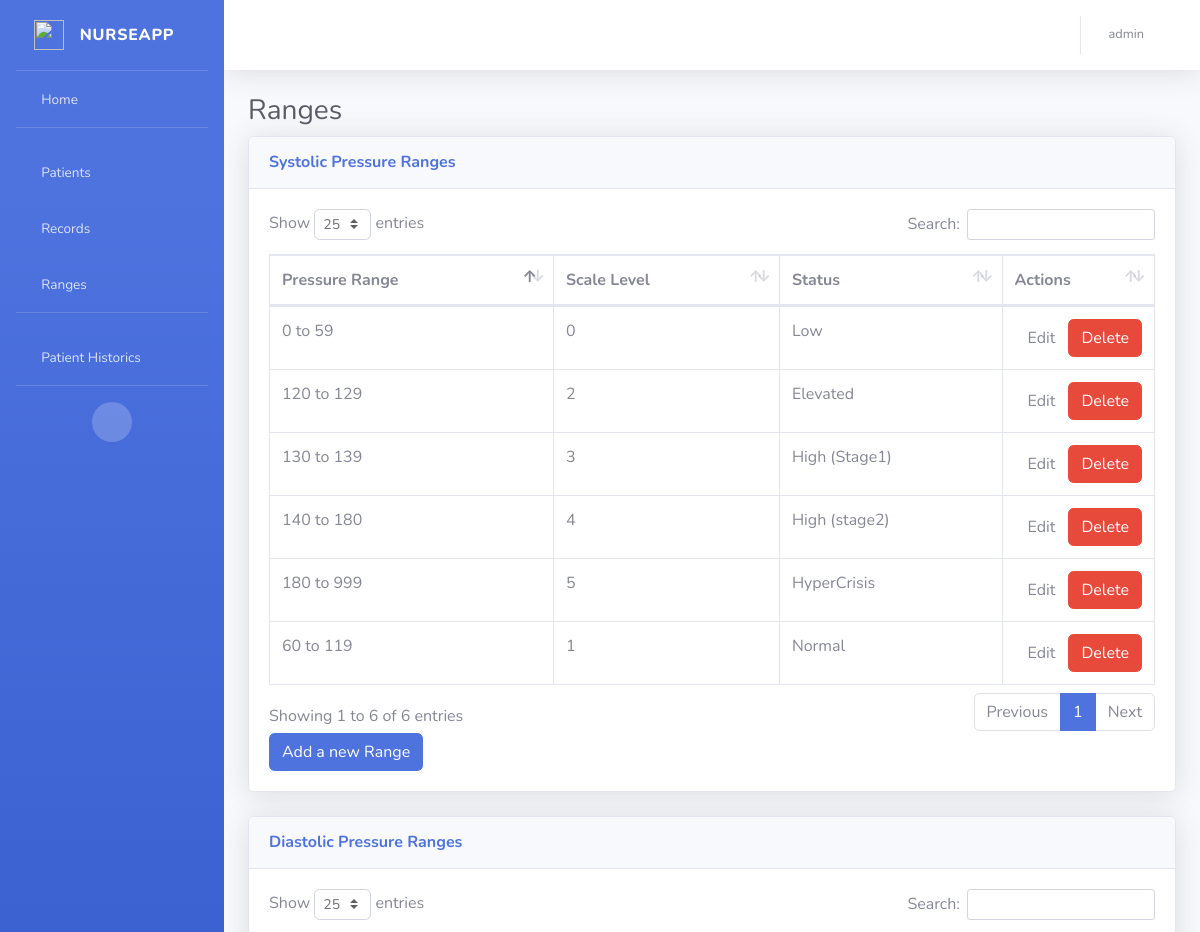
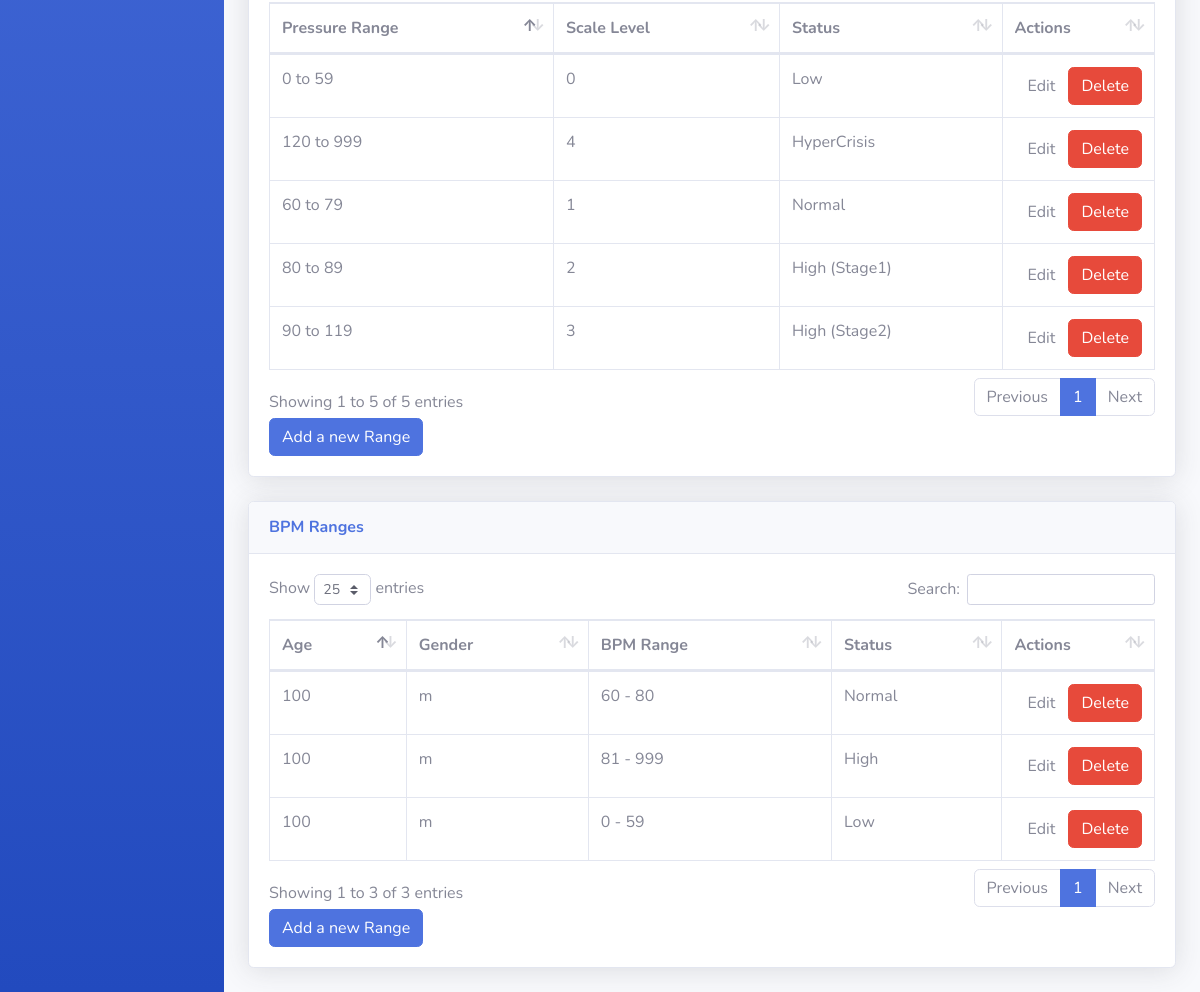
/ranges/ (signed in), run on the app's committed database (2 pictures, top to bottom).
### nurseapp/models.py (models this page shows)
class RangeP1(models.Model):
    pressure1_min = models.IntegerField()
    pressure1_max = models.IntegerField()
    level = models.IntegerField(unique=True)
    status = models.CharField(max_length=25)

class RangeP2(models.Model):
    pressure2_min = models.IntegerField()
    pressure2_max = models.IntegerField()
    level = models.IntegerField(unique=True)
    status = models.CharField(max_length=25)

class RangeB(models.Model):
    age = models.IntegerField()
    genders = (
        ('m', 'Male'),
        ('f', 'Female'),
    )
    gender = models.CharField(max_length=1, choices=genders)
    bpm_min = models.IntegerField()
    bpm_max = models.IntegerField()
    status = models.CharField(max_length=25)

### nurseapp/views/ranges.py (the view)
# urls.py: url(r'^ranges/$', views.adm_range, name='range_list'),
@login_required
@permission_required('nurseapp.view_range', raise_exception=True)
def adm_range(request):
    objects = RangeP1.objects.all()
    objects2 = RangeP2.objects.all()
    objects3 = RangeB.objects.all()
    return render(request, "abm/ranges.html", {'objects': objects, 'objects2': objects2, 'objects3': objects3})

### templates/abm/ranges.html (shortened to what this page needs)
{% extends "base2.html" %}
{% block content %}
    <h1 class="h3 mb-2 text-gray-800">Ranges</h1>
    <div class="card shadow mb-4">
        <div class="card-header py-3">
            <h6 class="m-0 font-weight-bold text-primary">Systolic Pressure Ranges</h6>
        </div>
        <div class="card-body">
            <div class="table-responsive">
                <table class="table table-bordered" id="dataTable" width="100%" cellspacing="0">
                    <thead>
                    <tr>
                        <th>Pressure Range</th>
                        <th>Scale Level</th>
                        <th>Status</th>
                        <th class="all" width="10">Actions</th>
                    </tr>
                    </thead>
                    <tbody>
                    {% for object in objects %}
                        <tr class="odd gradeX">
                            <td>{{ object.pressure1_min }} to {{ object.pressure1_max }}</td>
                            <td>{{ object.level }}</td>
                            <td>{{ object.status }}</td>
                            <td>
                                <div style="display: flex;">
                                    <form action="/ranges/edit/" method="post">
                                        <button type="submit" formnovalidate name="edit" value="p1" class="btn btn-default">Edit
                                        </button>
                                    </form>
                                    <form id={{ object.pk }} action="/ranges/delete/" method="post">
                                        <button type="submit" formnovalidate name="delete" value="p1" class="btn btn-danger">Delete</button>
                                    </form>
                                </div>
                            </td>
                        </tr>
                    {% endfor %}
                    </tbody>
                </table>
                {% if perms.nurseapp.add_range %}
                    <form action="/ranges/add/">
                        <button type="submit" name="add" value="p1" class="btn btn-primary">Add a new Range</button>
                    </form>
                {% endif %}
            </div>
        </div>
    </div>
    <div class="card shadow mb-4">
        <div class="card-header py-3">
            <h6 class="m-0 font-weight-bold text-primary">Diastolic Pressure Ranges</h6>
        </div>
        <div class="card-body">
            <div class="table-responsive">
                <table class="table table-bordered" id="dataTable2" width="100%" cellspacing="0">
                    <thead>
                    <tr>
                        <th>Pressure Range</th>
                        <th>Scale Level</th>
                        <th>Status</th>
                        <th class="all" width="10">Actions</th>
                    </tr>
                    </thead>
                    <tbody>
                    {% for object in objects2 %}
                        <tr class="odd gradeX">
                            <td>{{ object.pressure2_min }} to {{ object.pressure2_max }}</td>
                            <td>{{ object.level }}</td>
                            <td>{{ object.status }}</td>
                            <td>
                                <div style="display: flex;">
                                    <form action="/ranges/edit/" method="post">
                                        <button type="submit" formnovalidate name="edit" value="p2" class="btn btn-default">Edit</button>
                                    </form>
                                    <form id={{ object.pk }} action="/ranges/delete/" method="post">
                                        <button type="submit" formnovalidate name="delete" value="p2" class="btn btn-danger">Delete</button>
                                    </form>
                                </div>
                            </td>
                        </tr>
                    {% endfor %}
                    </tbody>
                </table>
                {% if perms.nurseapp.add_range %}
                    <form action="/ranges/add/">
                        <button type="submit" name="add" value="p2" class="btn btn-primary">Add a new Range</button>
                    </form>
                {% endif %}
            </div>
        </div>
    </div>
    <div class="card shadow mb-4">
        <div class="card-header py-3">
            <h6 class="m-0 font-weight-bold text-primary">BPM Ranges</h6>
        </div>
        <div class="card-body">
            <div class="table-responsive">
                <table class="table table-bordered" id="dataTable3" width="100%" cellspacing="0">
                    <thead>
                    <tr>
                        <th>Age</th>
                        <th>Gender</th>
                        <th>BPM Range</th>
                        <th>Status</th>
                        <th class="all" width="10">Actions</th>
                    </tr>
                    </thead>
                    <tbody>
                    {% for object in objects3 %}
                        <tr class="odd gradeX">
                            <td>{{ object.age }}</td>
                            <td>{{ object.gender }} </td>
                            <td>{{ object.bpm_min }} - {{ object.bpm_max }}</td>
                            <td>{{ object.status }}</td>
                            <td>
                                <div style="display: flex;">
                                    <form action="/ranges/edit/" method="post">
                                        <button type="submit" formnovalidate name="edit" value="b" class="btn btn-default">Edit</button>
                                    </form>
                                    <form id={{ object.pk }} action="/ranges/delete/" method="post">
                                        <button type="submit" formnovalidate name="delete" value="b" class="btn btn-danger">Delete</button>
                                    </form>
                                </div>
                            </td>
                        </tr>
                    {% endfor %}
                    </tbody>
                </table>
                {% if perms.nurseapp.add_range %}
                    <form action="/ranges/add/">
                        <button type="submit" name="add" value="b" class="btn btn-primary">Add a new Range</button>
                    </form>
                {% endif %}
            </div>
        </div>
    </div>
{% endblock %}

### templates/base2.html (shortened to what this page needs)
{% load auth_extras %}
<!DOCTYPE html>
<html lang="en">
<head>
    <link href="/static/vendor/fontawesome-free/css/all.min.css" rel="stylesheet" type="text/css">
    <link href="/static/css/sb-admin-2.min.css" rel="stylesheet">
    <link href="/static/vendor/datatables/dataTables.bootstrap4.min.css" rel="stylesheet">
</head>
<body id="page-top">
<div id="wrapper">
    <ul class="navbar-nav bg-gradient-primary sidebar sidebar-dark accordion" id="accordionSidebar">
        <a class="sidebar-brand d-flex align-items-center justify-content-center"
           {% if request.user.is_authenticated %}href="/home2/"{% else %} href="/patient_historics"{% endif %}>
            <div class="sidebar-brand-icon">
                <img src="/static/nurse.png" width="30" height="30">
            </div>
            <div class="sidebar-brand-text mx-3">NurseApp</div>
        </a>
        <hr class="sidebar-divider my-0">
        {% if request.user.is_authenticated %}
            <li class="nav-item">
                <a class="nav-link" href="/home2/">
                    <i class="fas fa-fw fa-home"></i>
                    <span>Home</span></a>
            </li>
            <hr class="sidebar-divider">
            {% if perms.nurseapp.view_patient %}
                <li class="nav-item">
                    <a class="nav-link" href="/patients">
                        <i class="fas fa-fw fa-user"></i>
                        <span>Patients</span></a>
                </li>
                <li class="nav-item">
                    <a class="nav-link" href="/records">
                        <i class="fas fa-fw fa-file"></i>
                        <span>Records</span></a>
                </li>
                <li class="nav-item">
                    <a class="nav-link" href="/ranges">
                        <i class="fas fa-fw fa-list"></i>
                        <span>Ranges</span></a>
                </li>
                <hr class="sidebar-divider d-none d-md-block">
            {% endif %}
        {% endif %}
        <li class="nav-item">
            <a class="nav-link" href="{% url 'patient_historics' %}">
                <i class="fas fa-fw fa-chart-bar"></i>
                <span>Patient Historics</span></a>
        </li>
        <hr class="sidebar-divider">
        <div class="text-center d-none d-md-inline">
            <button class="rounded-circle border-0" id="sidebarToggle"></button>
        </div>
    </ul>
    <div id="content-wrapper" class="d-flex flex-column">
        <div id="content">
            <nav class="navbar navbar-expand navbar-light bg-white topbar mb-4 static-top shadow">
                <ul class="navbar-nav ml-auto">
                    <li class="nav-item dropdown no-arrow">
                        <a class="nav-link dropdown-toggle" href="#" id="userDropdown" role="button"
                           data-toggle="dropdown" aria-haspopup="true" aria-expanded="false">
                            <span class="mr-2 d-none d-lg-inline text-gray-600 small"> {{ request.user }}</span>
                            <i class="fas fa-fw fa-user"></i>
                        </a>
                    </li>
            </nav>
            <div class="container-fluid">
                <div id="page-wrapper">
                    {% block content %}{% endblock %}
                </div>
            </div>
        </div>
</body>
</html>

### data on the page
RangeP1: pressure1_min "60", pressure1_max "119", level "1", status "Normal"
RangeP1: pressure1_min "0", pressure1_max "59", level "0", status "Low"
RangeP1: pressure1_min "120", pressure1_max "129", level "2", status "Elevated"
RangeP1: pressure1_min "130", pressure1_max "139", level "3", status "High (Stage1)"
RangeP1: pressure1_min "140", pressure1_max "180", level "4", status "High (stage2)"
RangeP1: pressure1_min "180", pressure1_max "999", level "5", status "HyperCrisis"
RangeP2: pressure2_min "60", pressure2_max "79", level "1", status "Normal"
RangeP2: pressure2_min "80", pressure2_max "89", level "2", status "High (Stage1)"
RangeP2: pressure2_min "90", pressure2_max "119", level "3", status "High (Stage2)"
RangeP2: pressure2_min "120", pressure2_max "999", level "4", status "HyperCrisis"
RangeP2: pressure2_min "0", pressure2_max "59", level "0", status "Low"
RangeB: age "100", gender "m", bpm_min "60", bpm_max "80", status "Normal"
RangeB: age "100", gender "m", bpm_min "81", bpm_max "999", status "High"
RangeB: age "100", gender "m", bpm_min "0", bpm_max "59", status "Low"

### other printed values
{{ request.user }} "admin"
